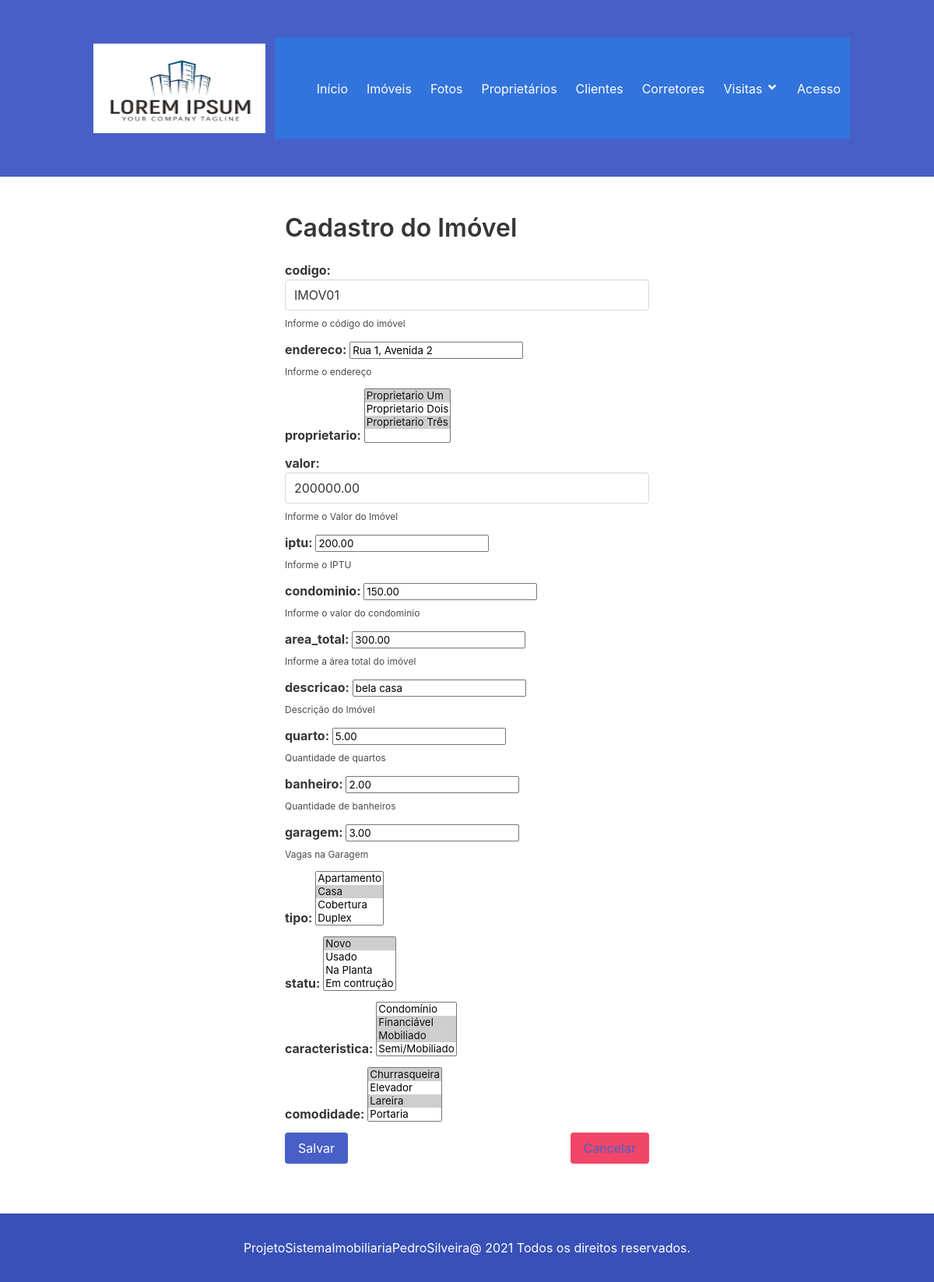
Page /1/imoveis/editar/ on the committed database.
### agenda/models.py (models this page shows, shortened)
class Imovel(models.Model):
    codigo = models.CharField('Codigo', max_length=7, help_text='Informe o código do imóvel', unique=True)
    endereco = models.CharField('Endereço', max_length=100, help_text='Informe o endereço')
    proprietario = models.ManyToManyField('agenda.Proprietario')
    valor = models.DecimalField('Valor', max_digits=10, decimal_places=2, help_text='Informe o Valor do Imóvel')
    iptu = models.DecimalField('IPTU', max_digits=10, decimal_places=2, help_text='Informe o IPTU')
    condominio = models.DecimalField('Condomínio', max_digits=5, decimal_places=2, help_text='Informe o valor do condominio')
    area_total = models.DecimalField('Área Total', max_digits=5, decimal_places=2, help_text='Informe a área total do imóvel')
    descricao = models.CharField('Descrição', max_length=14, help_text='Descrição do Imóvel')
    quarto = models.DecimalField('Quartos', max_digits=5, decimal_places=2, help_text='Quantidade de quartos')
    banheiro = models.DecimalField('Banheiros', max_digits=5, decimal_places=2, help_text='Quantidade de banheiros')
    garagem = models.DecimalField('Garagem', max_digits=5, decimal_places=2, help_text='Vagas na Garagem')
    tipo = models.ManyToManyField('agenda.Tipos')
    statu = models.ManyToManyField('agenda.Status')
    caracteristica = models.ManyToManyField('agenda.Caracteristicas')
    comodidade = models.ManyToManyField('agenda.Comodidades')
    class Meta:
        verbose_name = 'Imóvel'
        verbose_name_plural = 'Imóveis'

### agenda/views.py (the view)
# urls.py: path('<int:pk>/imoveis/editar/', ImoveisUpDateView.as_view(), name='imovel_editar'),
class ImoveisUpDateView(UpdateView):
    form_class = ImovelModelForm
    model = Imovel
    template_name = 'imovel_form.html'
    success_url = reverse_lazy('imoveis')

### agenda/forms.py
class ImovelModelForm(forms.ModelForm):
    class Meta:
        model = Imovel
        fields = '__all__'
        widgets = {
            'codigo': forms.TextInput(
                attrs={'class': 'input', 'type': 'text', 'placeholder': 'Digite o codigo do imovel'}),
            'valor': forms.TextInput(
                attrs={'class': 'input', 'type': 'text', 'placeholder': 'Digite o valor do imovel'}),
            'status': forms.TextInput(
                attrs={'class': 'input', 'type': 'text', 'placeholder': 'Digite o status do imovel'}),
        }

### agenda/models.py (called while the page is built)
    def __str__(self):
        return self.nome

    def __str__(self):
        return self.descricao

    def __str__(self):
        return self.status

    def __str__(self):
        return self.caracteristicas

    def __str__(self):
        return self.comodidades

### agenda/templates/imovel_form.html (shortened to what this page needs)
{% extends 'base.html' %}
{% block content %}
<section class="section">
    <div class="container">
        <div class="columns is-mobile">
            <div class="column is-half is-offset-one-quarter">
                <h3 class="title is-size-3">Cadastro do Imóvel</h3>
                <form method="POST" enctype="multipart/form-data">
                    {% for field in form %}
                        <div class="field">
                        {% if field.html_name == 'foto' %}
                            {% if field.value is not empty %}
                                <img src="{{ foto.foto.thumb.url }}" class="img-fluid" alt=""/>
                                <label class="label is-capitalized"> {{ field }}</label>
                            {% else %}
                                <label class="label is capitalized"> {{ field.html_name }}: {{ field }}</label>
                            {% endif %}
                            {% else %}
                                <label class="label is capitalized"> {{ field.html_name }}: {{ field }}</label>
                            {% endif %}
                            {% if field.help_text %}
                                <p class="help">{{ field.help_text }}</p>
                            {% endif %}
                        </div>
                    {% endfor %}
                    <button class="button is-link is-primary" type="submit">Salvar</button>
                    <button class="button is-danger is-pulled-right" type="reset">
                        <a href="{% url 'imoveis' %}">Cancelar</a>
                    </button>
                </form>
            </div>
        </div>
    </div>
</section>
{% endblock %}

### rows in the picture
Imovel: form "IMOV01" "Rua 1, Avenida 2" "200000.00" "200.00" "150.00" "300.00" "bela casa" "5.00" "2.00" "3.00"

### other values in the picture
{{ field.html_name }} "codigo" "endereco" "proprietario" "valor" "iptu" "condominio" "area_total" "descricao" "quarto" "banheiro" "garagem" "tipo" "statu" "caracteristica" "comodidade"
{{ field.help_text }} "Informe o código do imóvel" "Informe o endereço" "Informe o Valor do Imóvel" "Informe o IPTU" "Informe o valor do condominio" "Informe a área total do imóvel" "Descrição do Imóvel" "Quantidade de quartos" "Quantidade de banheiros" "Vagas na Garagem"
